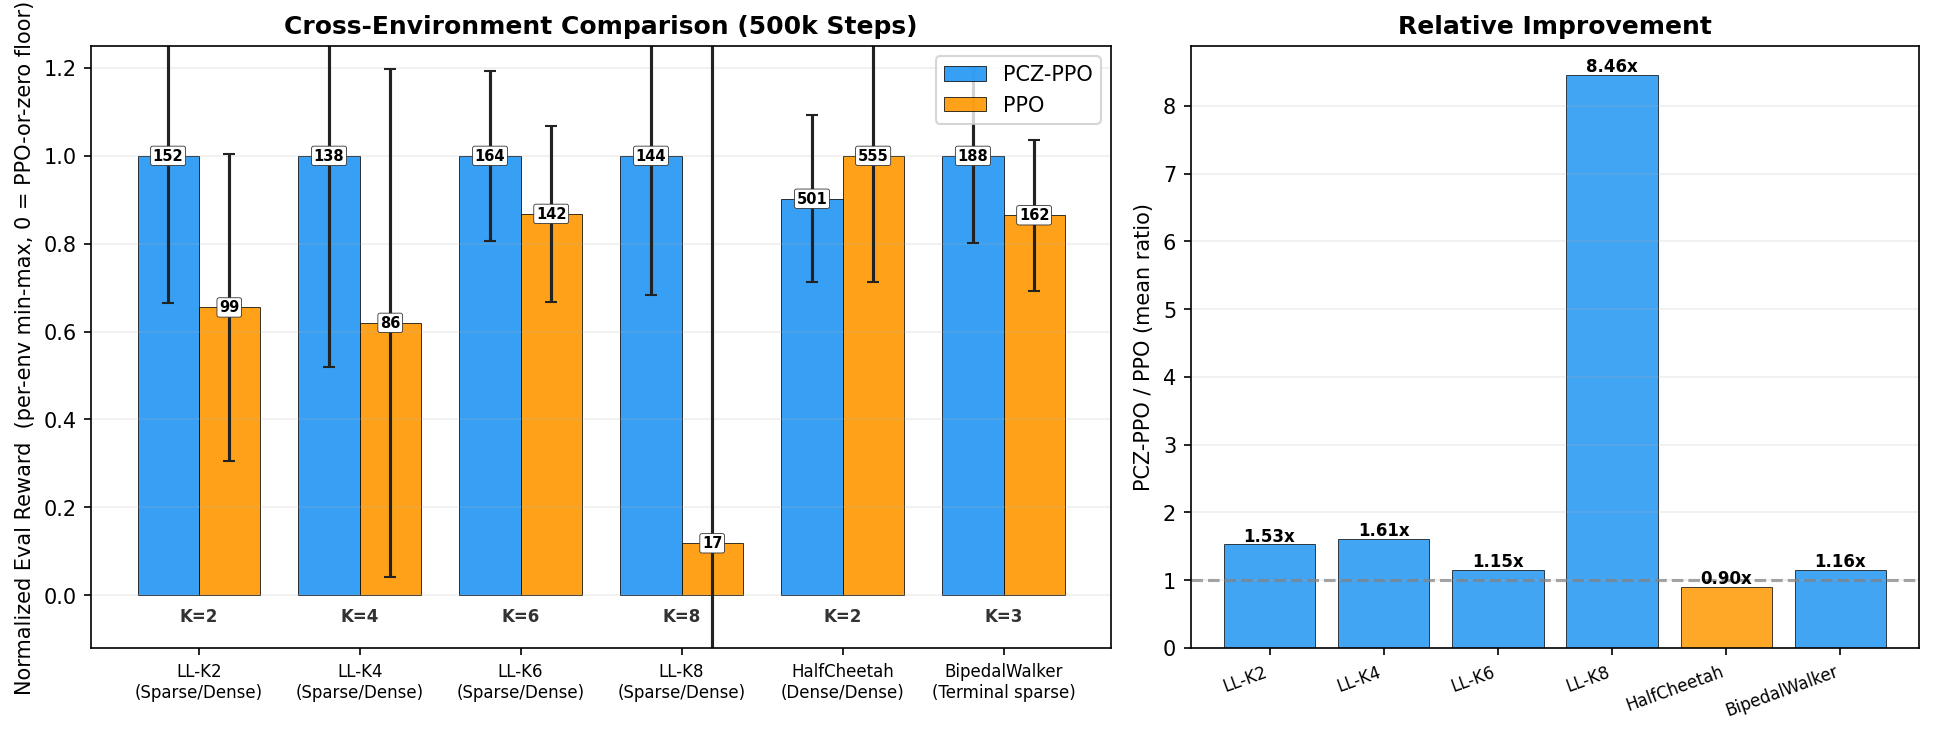

Here is the Python script that generated this plot:
"""Generate cross-environment comparison figure.

Plots PCZ-PPO vs PPO across environments using min-max normalized reward so
scales are comparable. Raw absolute numbers live in Table~\\ref{tab:cross_env}.

Usage:
    cd /workspace && uv run python artifacts/pcz-ppo/paper/fig_cross_env.py
"""

import argparse
import sys
from pathlib import Path

import matplotlib

matplotlib.use("Agg")
import matplotlib.pyplot as plt
import numpy as np

sys.path.insert(0, str(Path(__file__).parent))
from fig_data import load_results, query

# Declared inputs for paper_build.py (paths relative to this file's dir).
INPUTS = [
    "../data/results.csv",
]

ENV_CONFIGS = [
    {"env": "lunarlander-k2", "K": 2, "mismatch": "Sparse/Dense", "display": "LL-K2"},
    {"env": "lunarlander", "K": 4, "mismatch": "Sparse/Dense", "display": "LL-K4"},
    {"env": "lunarlander-k6", "K": 6, "mismatch": "Sparse/Dense", "display": "LL-K6"},
    {"env": "lunarlander-k8", "K": 8, "mismatch": "Sparse/Dense", "display": "LL-K8"},
    {"env": "halfcheetah", "K": 2, "mismatch": "Dense/Dense", "display": "HalfCheetah"},
    {"env": "bipedalwalker", "K": 3, "mismatch": "Terminal sparse", "display": "BipedalWalker"},
]


def main():
    parser = argparse.ArgumentParser()
    parser.add_argument("--output", default="artifacts/pcz-ppo/paper/fig_cross_env.pdf")
    parser.add_argument("--timesteps", type=int, default=500000)
    args = parser.parse_args()

    rows = load_results()

    # Canonical weight filters mirror render_claims.py
    ENV_WEIGHTS = {
        "lunarlander": "10.00,5.00,0.50,0.50",
        "lunarlander-k6": "10.00,3.00,1.00,1.00,0.50,0.50",
    }
    # Apply ent_coef filter only on LunarLander family (HP sweeps collide
    # there); other envs use cosine schedule consistently.
    LL_ENVS = {"lunarlander", "lunarlander-k2", "lunarlander-k6", "lunarlander-k8"}
    labels, pcz_m, pcz_s, ppo_m, ppo_s, k_values, ratios, seeds_str = [], [], [], [], [], [], [], []
    for cfg in ENV_CONFIGS:
        w = ENV_WEIGHTS.get(cfg["env"])
        ent = "0.1:0.01" if cfg["env"] in LL_ENVS else None
        pcz = query(
            rows,
            algorithm="torchrl-pcz-ppo-running",
            env=cfg["env"],
            total_timesteps=args.timesteps,
            weights=w,
            ent_coef_schedule=ent,
        )
        ppo = query(
            rows,
            algorithm="torchrl-ppo",
            env=cfg["env"],
            total_timesteps=args.timesteps,
            weights=w,
            ent_coef_schedule=ent,
        )
        if pcz["seeds"] == 0 or ppo["seeds"] == 0:
            print(f"  Skipping {cfg['env']}: missing data (PCZ={pcz['seeds']}s, PPO={ppo['seeds']}s)")
            continue
        labels.append(f"{cfg['display']}\n({cfg['mismatch']})")
        pcz_m.append(pcz["mean"])
        pcz_s.append(pcz["std"])
        ppo_m.append(ppo["mean"])
        ppo_s.append(ppo["std"])
        k_values.append(cfg["K"])
        # Ratio is PCZ/PPO; undefined when PPO<=0 so we report signed difference instead for those
        ratios.append(pcz["mean"] / ppo["mean"] if ppo["mean"] > 0 else float("nan"))
        seeds_str.append(f"{pcz['seeds']}s/{ppo['seeds']}s")
        print(
            f"  {cfg['env']}: PCZ {pcz['mean']:.1f}+/-{pcz['std']:.1f} ({pcz['seeds']}s) vs PPO {ppo['mean']:.1f}+/-{ppo['std']:.1f} ({ppo['seeds']}s)"
        )

    if not labels:
        print("No data found.")
        sys.exit(1)

    # --- Normalize: min-max within each env using {PCZ, PPO, 0} anchors so 0 reward is a shared baseline ---
    # Stds are scaled by the same range so error bars remain comparable within env.
    pcz_norm, ppo_norm, pcz_norm_err, ppo_norm_err = [], [], [], []
    for pm, om, ps, os in zip(pcz_m, ppo_m, pcz_s, ppo_s):
        lo = min(pm, om, 0.0)
        hi = max(pm, om)
        rng = hi - lo if hi > lo else 1.0
        pcz_norm.append((pm - lo) / rng)
        ppo_norm.append((om - lo) / rng)
        pcz_norm_err.append(ps / rng)
        ppo_norm_err.append(os / rng)

    _fig, axes = plt.subplots(1, 2, figsize=(13, 5), gridspec_kw={"width_ratios": [1.4, 1]})
    x = np.arange(len(labels))
    width = 0.38

    # --- Left: normalized reward (std scaled by the same per-env range) ---
    ax = axes[0]
    ax.bar(
        x - width / 2,
        pcz_norm,
        width,
        yerr=pcz_norm_err,
        label="PCZ-PPO",
        color="#2196F3",
        alpha=0.9,
        edgecolor="black",
        linewidth=0.4,
        capsize=3,
        ecolor="#222",
    )
    ax.bar(
        x + width / 2,
        ppo_norm,
        width,
        yerr=ppo_norm_err,
        label="PPO",
        color="#FF9800",
        alpha=0.9,
        edgecolor="black",
        linewidth=0.4,
        capsize=3,
        ecolor="#222",
    )
    ylim_top = 1.25
    label_bbox = dict(boxstyle="round,pad=0.15", facecolor="white", edgecolor="#333", linewidth=0.4)
    for i, (pm, om) in enumerate(zip(pcz_m, ppo_m)):
        ax.text(
            i - width / 2,
            pcz_norm[i],
            f"{pm:.0f}",
            ha="center",
            va="center",
            fontsize=7,
            fontweight="bold",
            bbox=label_bbox,
            zorder=5,
        )
        ax.text(
            i + width / 2,
            ppo_norm[i],
            f"{om:.0f}",
            ha="center",
            va="center",
            fontsize=7,
            fontweight="bold",
            bbox=label_bbox,
            zorder=5,
        )
    for i, k in enumerate(k_values):
        ax.text(i, -0.06, f"K={k}", ha="center", fontsize=8, fontweight="bold", color="#333")
    ax.set_xticks(x)
    ax.set_xticklabels(labels, fontsize=8)
    ax.set_ylabel("Normalized Eval Reward  (per-env min-max, 0 = PPO-or-zero floor)", fontsize=10)
    ax.set_title(f"Cross-Environment Comparison ({args.timesteps // 1000}k Steps)", fontsize=12, fontweight="bold")
    ax.set_ylim(-0.12, ylim_top)
    ax.legend(fontsize=10, loc="upper right")
    ax.grid(True, alpha=0.2, axis="y")

    # --- Right: PCZ/PPO ratio (where PPO > 0) ---
    ax2 = axes[1]
    valid = [(lbl, r) for lbl, r in zip(labels, ratios) if not np.isnan(r)]
    if valid:
        lbl_v, r_v = zip(*valid)
        xr = np.arange(len(lbl_v))
        colors = ["#2196F3" if r >= 1 else "#FF9800" for r in r_v]
        ax2.bar(xr, r_v, color=colors, alpha=0.85, edgecolor="black", linewidth=0.4)
        ax2.axhline(y=1.0, color="gray", linestyle="--", alpha=0.7)
        for i, r in enumerate(r_v):
            ax2.text(i, r + 0.05, f"{r:.2f}x", ha="center", fontsize=8, fontweight="bold")
        ax2.set_xticks(xr)
        ax2.set_xticklabels([lbl.split("\n")[0] for lbl in lbl_v], fontsize=8, rotation=20, ha="right")
    ax2.set_ylabel("PCZ-PPO / PPO (mean ratio)", fontsize=10)
    ax2.set_title("Relative Improvement", fontsize=12, fontweight="bold")
    ax2.grid(True, alpha=0.2, axis="y")

    plt.tight_layout()
    plt.savefig(args.output, dpi=300, bbox_inches="tight")
    print(f"Saved: {args.output}")
    plt.savefig(args.output.replace(".pdf", ".png"), dpi=150, bbox_inches="tight")


if __name__ == "__main__":
    main()
